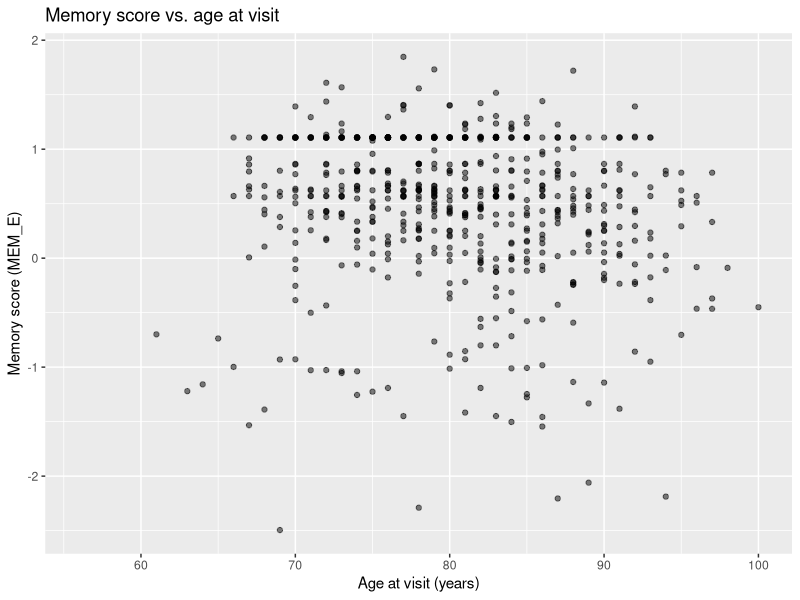
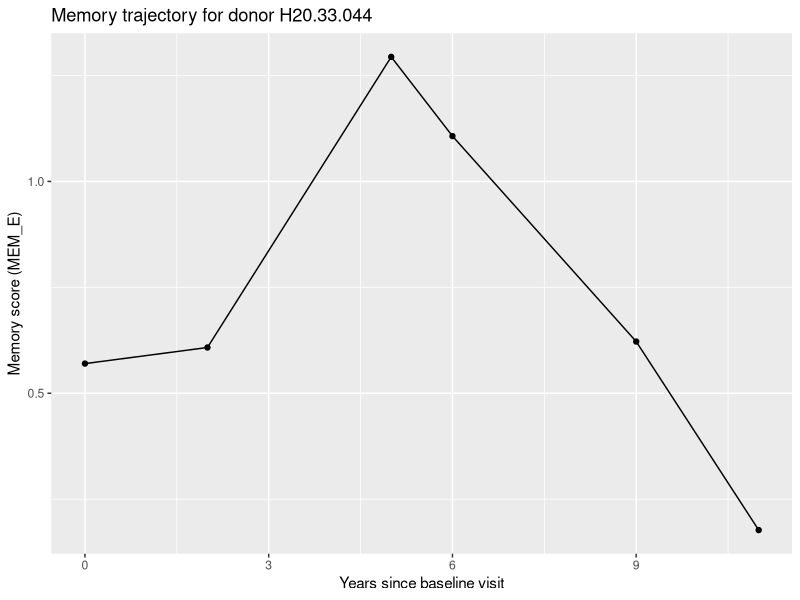
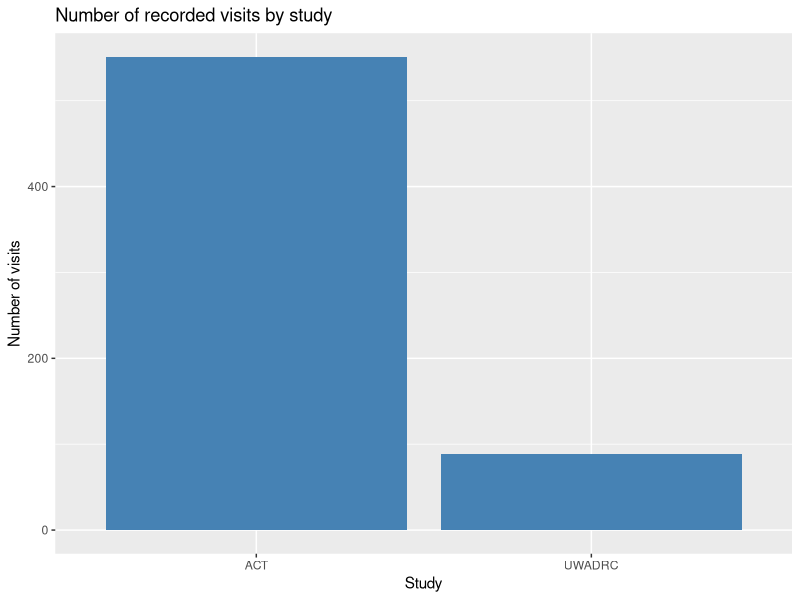
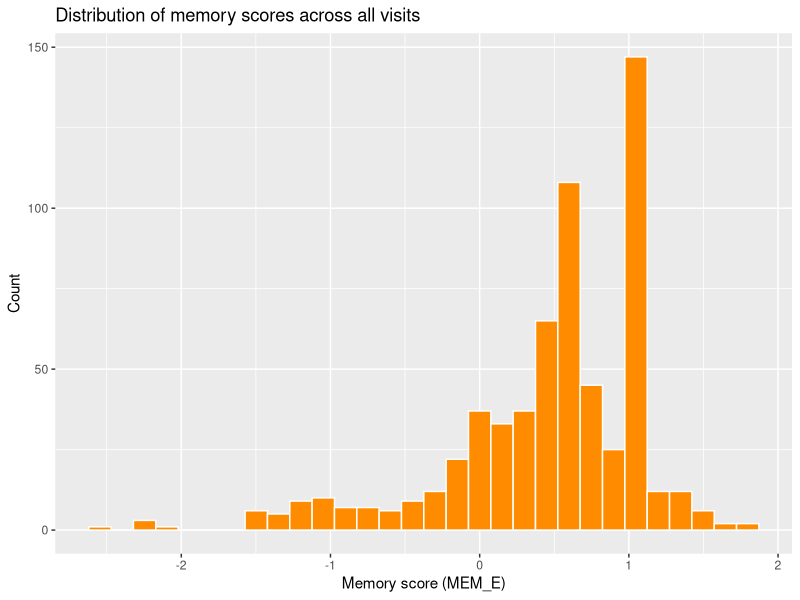
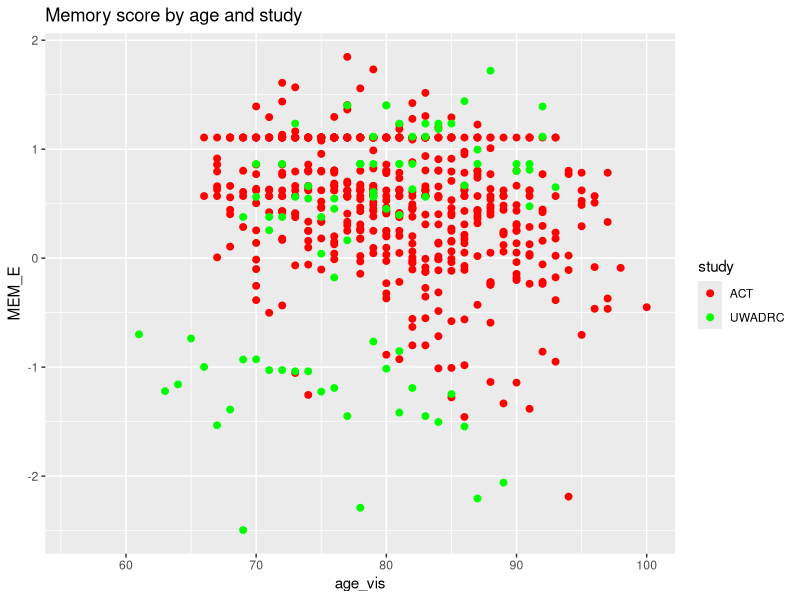
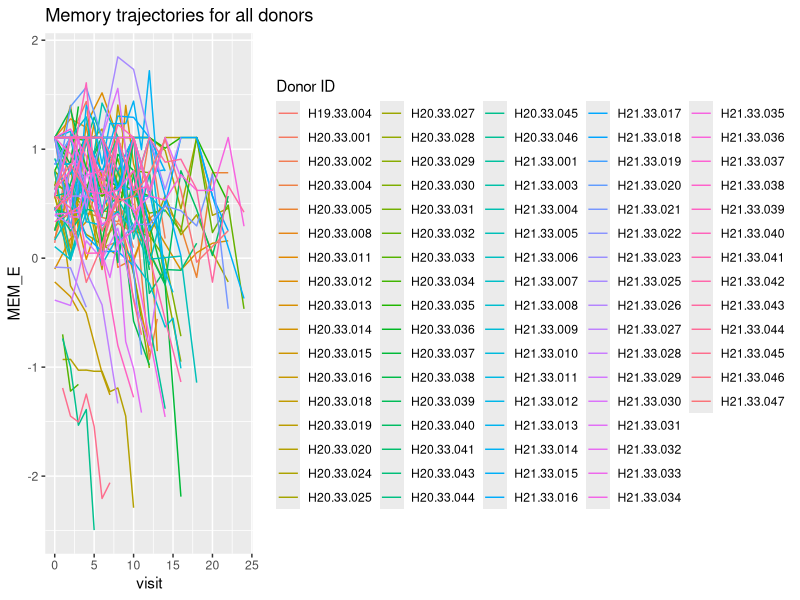
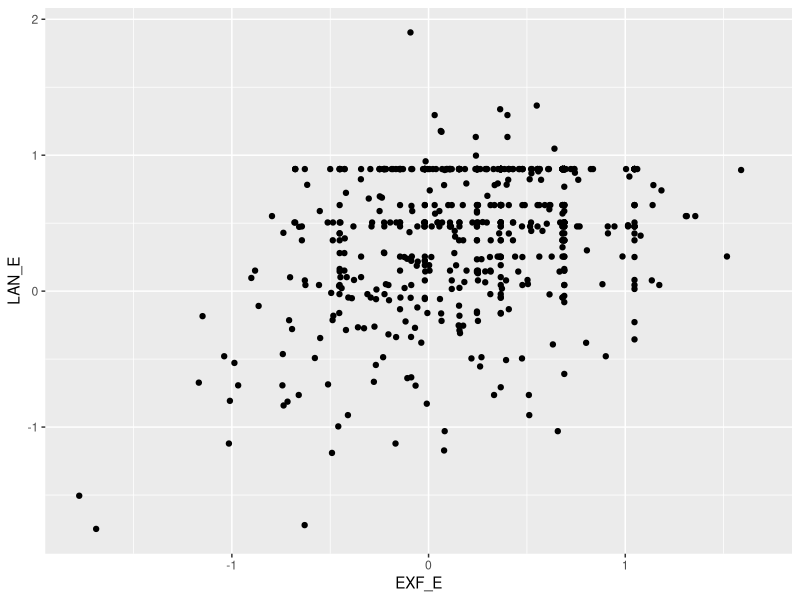
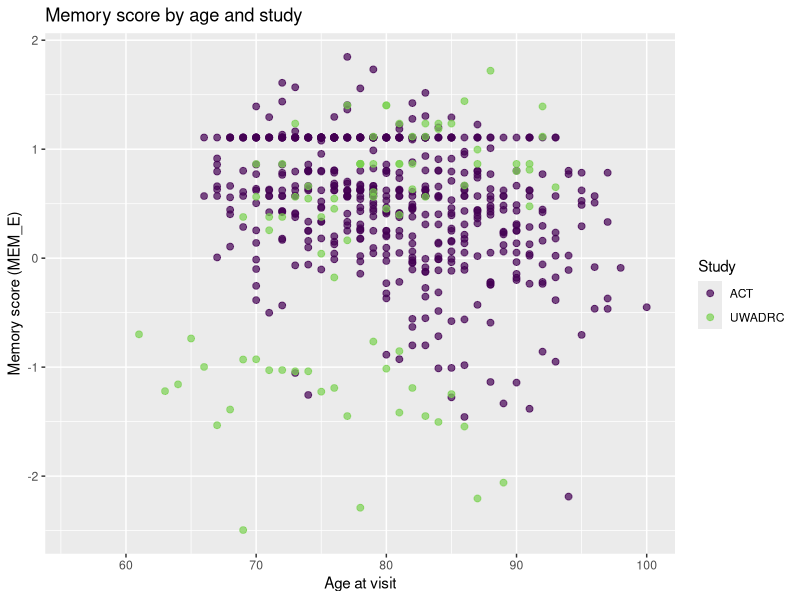

Reproduce these figures in R, in order.
## ---- chunk 1
knitr::opts_chunk$set(echo = TRUE, warning = FALSE, message = FALSE, fig.width = 7, fig.height = 4.5)
## ---- chunk 2
library(tidyverse)    # ggplot2, dplyr, etc.
library(viridis)      # colorblind-safe, perceptually uniform palettes
library(scales)       # nice axis labels
## ---- chunk 3
cog <- read_csv("sea-ad_cohort_harmonized_cognitive_scores_20241213.csv")
cog <- cog %>% select(-`...1`)  # drop leftover index column from the spreadsheet
glimpse(cog)
## ---- chunk 4
n_distinct(cog$`Donor ID`)
table(cog$study)
## ---- chunk 5
ggplot(cog, aes(x = age_vis, y = MEM_E)) +
  geom_point(alpha = 0.5) +
  labs(title = "Memory score vs. age at visit",
       x = "Age at visit (years)",
       y = "Memory score (MEM_E)") # the labs parameter lets us title the plot and axes
## ---- chunk 6
one_donor <- cog %>% filter(`Donor ID` == "H20.33.044")

ggplot(one_donor, aes(x = visit, y = MEM_E)) +
  geom_line() +
  geom_point() +
  labs(title = "Memory trajectory for donor H20.33.044",
       x = "Years since baseline visit",
       y = "Memory score (MEM_E)")
## ---- chunk 7
ggplot(cog, aes(x = study)) +
  geom_bar(fill = "steelblue") +
  labs(title = "Number of recorded visits by study",
       x = "Study",
       y = "Number of visits")
## ---- chunk 8
ggplot(cog, aes(x = MEM_E)) +
  geom_histogram(bins = 30, fill = "darkorange", color = "white") +
  labs(title = "Distribution of memory scores across all visits",
       x = "Memory score (MEM_E)",
       y = "Count")
## ---- chunk 9
ggplot(cog, aes(x = age_vis, y = MEM_E, color = study)) +
  geom_point(size = 2) +
  scale_color_manual(values = c("ACT" = "red", "UWADRC" = "green")) +
  labs(title = "Memory score by age and study")
## ---- chunk 10
ggplot(cog, aes(x = visit, y = MEM_E, color = `Donor ID`, group = `Donor ID`)) +
  geom_line() +
  labs(title = "Memory trajectories for all donors")
## ---- chunk 11
ggplot(cog, aes(x = EXF_E, y = LAN_E)) +
  geom_point()
## ---- chunk 12
ggplot(cog, aes(x = age_vis, y = MEM_E, color = study)) +
  geom_point(size = 2, alpha = 0.7) +
  scale_color_viridis_d(end = 0.8) +
  labs(title = "Memory score by age and study",
       x = "Age at visit", y = "Memory score (MEM_E)",
       color = "Study")
## ---- chunk 13
ggplot(cog, aes(x = age_vis, y = MEM_E, color = study, shape = study)) +
  geom_point(size = 2, alpha = 0.7) +
  scale_color_viridis_d(end = 0.8) +
  labs(title = "Memory score by age and study",
       x = "Age at visit", y = "Memory score (MEM_E)",
       color = "Study", shape = "Study")
## ---- chunk 14
ggplot(cog, aes(x = age_vis, y = MEM_E, color = study, shape = study)) +
  geom_point(size = 2, alpha = 0.7) +
  scale_color_viridis_d(end = 0.8) +
  labs(title = "Memory score by age and study",
       x = "Age at visit", y = "Memory score (MEM_E)",
       color = "Study", shape = "Study") +
  theme_minimal(base_size = 14)
## ---- chunk 15
ggplot(cog, aes(x = age_vis, y = MEM_E, color = study, shape = study)) +
  geom_point(size = 2, alpha = 0.7) +
  scale_color_viridis_d(end = 0.8) +
  theme_minimal(base_size = 14) +
  labs(title = "Memory score by age and study",
       x = "Age at visit", y = "Memory score (MEM_E)",
       color = "Study", shape = "Study")
